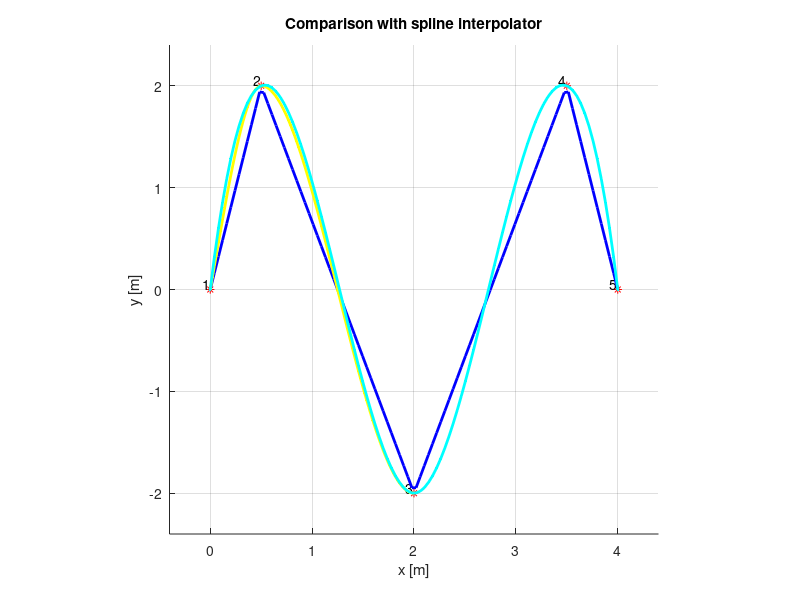

Source code (MATLAB): (Note: this script raises an error after producing the figure.)





%% MatLab: spline tutorial (Part1)
% Point-to-point Path generation (linear interpolation)
% -# The point-to-point strategy has its application for linear
%    interpolation between a point to another
%
% Path (Multipoint) generation (nonlinear interpolation)
% Trajectory (Path (nonlinear) and time (linear) interpolation)



%Note: The best strategy is to find a very simple format for storing. This
%      is not always the best solution but presently it avoids a debugging 
%      loss of time.
%e.g.

pos_xy=[0 0.5  2 3.5 4;
        0 2   -2 2   0];
  
      
% and plots the results for [0, 4]. 

figure(1), hold on, grid on
plot(pos_xy(1,:),pos_xy(2,:),'r*')

%Choice best limits for plotting
axis equal
AXIS=axis;
magAxisXY=1.1;
AxisFrameXY=(max(pos_xy(1,:))-min(pos_xy(1,:)))*(magAxisXY-1);
axis([min(pos_xy(1,:))-AxisFrameXY max(pos_xy(1,:))+AxisFrameXY AXIS(3)-AxisFrameXY AXIS(4)+AxisFrameXY])
%Plot labels and title
xlabel('x [m]') 
ylabel('y [m]')
point_labels = cellstr( num2str([1:numel(pos_xy)/2]') );  
text(pos_xy(1,:), pos_xy(2,:), point_labels, 'VerticalAlignment','bottom', 'HorizontalAlignment','right')
title('Points to be reached by the WMR')

%==========================================================================
% MATLAB "native" functions for path/trajectory planning: interp1 and spline.
%
% yi = interp1(x,y,xi,'spline'); 
%
% and
%
% yi = spline(x,y,xi);
%
% Both receive a set of data points (x,y) and return the values of the cubic
% spline interpolating function s(x) for the (intermediate) points xi given as
% the third input argument. 
%==========================================================================



% INTERP1
% =======
%
%      'nearest'  - nearest neighbor interpolation
%      'linear'   - linear interpolation
%      'spline'   - piecewise cubic spline interpolation (SPLINE)
%      'pchip'    - shape-preserving piecewise cubic interpolation
%      'cubic'    - same as 'pchip'
%      'v5cubic'  - the cubic interpolation from MATLAB 5, which does not
%                   extrapolate and uses 'spline' if X is not equally
%                   spaced.
%
%    YI = interp1(X,Y,XI,METHOD,'extrap') uses the interpolation algorithm
%    specified by METHOD to perform extrapolation for elements of XI outside
%    the interval spanned by X. 
% 
%    YI = interp1(X,Y,XI,METHOD,EXTRAPVAL) replaces the values outside of the 
%    interval spanned by X with EXTRAPVAL.  NaN and 0 are often used for 
%    EXTRAPVAL.  The default extrapolation behavior with four input arguments 
%    is 'extrap' for 'spline' and 'pchip' and EXTRAPVAL = NaN for the other 
%    methods.
% 
%    PP = interp1(X,Y,METHOD,'pp') will use the interpolation algorithm specified
%    by METHOD to generate the ppform (piecewise polynomial form) of Y. The
%    method may be any of the above METHOD except for 'v5cubic'. PP may then
%    be evaluated via PPVAL. PPVAL(PP,XI) is the same as
%    interp1(X,Y,XI,METHOD,'extrap').
    



% Point-to-point path generation (linear interpolation)
% =====================================================
%
%   One might consider to simply connect a set of positions (2 points at once)
%   of the WMR in the X,Y cartesian space.
%
%   (0, 0), (0.5, 2), (2, -2), (3.5, 2), (4, 0)
%
%   the linear interpolation is the only meaningful interpolation method 
%   for planning a path between 2 only points.

figure(1)
interp_method = 'linear'
if max(size(pos_xy))==1, disp('No move !!') %In the case of 1 point, there is no path !!
else
  Ns=100;
  xi=min(pos_xy(1,:)):abs(max(pos_xy(1,:))-min(pos_xy(1,:)))/(Ns-1):max(pos_xy(1,:));
  yi = interp1(pos_xy(1,:),pos_xy(2,:),xi,interp_method); 
  plot(xi,yi,'-b','linewidth',2) 
end
title('Point-to-point path generation (linear interpolation)')





% Path (or multipoint) generation (nonlinear interpolation)
% =====================================================
%
% One would rather to connect a set of positions occupied by the WMR in 
% the X,Y cartesian space considering different strategies for
% guaranteering different level of path "smoothing" between points.
%
%   (0, 0), (0.5, 2), (2, -2), (3.5, 2), (4, 0)
%
%     1         2        3         4       5
%
% For example it might be required to connect points 123 and 345 with a
% cubic interpolator.

%interp_method='nearest'   %nearest neighbor interpolation
%interp_method='linear'    %linear interpolation
%interp_method='spline'    %piecewise cubic spline interpolation (SPLINE)
%interp_method='pchip'     %shape-preserving piecewise cubic interpolation
interp_method='cubic'      %same as 'pchip' 
%interp_method='v5cubic'   %the cubic interpolation from MATLAB 5, which does not
                           %extrapolate and uses 'spline' if X is not equally spaced
Npoints=3;
         %Choosing npoints=3,
         %123 -> pivot 2
         %345 -> pivot 4

figure(1)
if max(size(pos_xy))==1, disp('No move !!')
else
  Ns=100;
  halfstep_l=floor((Npoints-1)/2); %half step
  halfstep_r=floor((Npoints-1)/2); %half step
  array_numiter=halfstep_l+1:Npoints:size(pos_xy,2)-halfstep_r;
  for numiter=array_numiter
    xi=min(pos_xy(1,numiter-halfstep_l:numiter+halfstep_r)):...
      abs(max(pos_xy(1,numiter-halfstep_l:numiter+halfstep_r))-min(pos_xy(1,numiter-halfstep_l:numiter+halfstep_r)))...
      /(Ns-1):max(pos_xy(1,numiter-halfstep_l:numiter+halfstep_r));
    yi = interp1(pos_xy(1,:),pos_xy(2,:),xi,interp_method); 
    plot(xi,yi,'.-y','linewidth',2)
  end
  if array_numiter(end)&&(mod(size(pos_xy,2),halfstep_r+halfstep_l)~=0)
    xi=min(pos_xy(1,numiter-halfstep_l:end)):...
      abs(max(pos_xy(1,numiter-halfstep_l:end))-min(pos_xy(1,numiter-halfstep_l:end)))...
      /(Ns-1):max(pos_xy(1,numiter-halfstep_l:end));
    yi = interp1(pos_xy(1,:),pos_xy(2,:),xi,interp_method); 
  end
end








% Path (or multipoint) generation (nonlinear interpolation)
% =====================================================
%
% One would rather to connect a set of positions occupied by the WMR in 
% the X,Y cartesian space considering different strategies for
% guaranteering different level of path "smoothing" between points.
%
%   (0, 0), (0.5, 2), (2, -2), (3.5, 2), (4, 0)
%
%     1         2        3         4       5
%
% For example it might be required to poduce the whole path at once !!
% 
%
%
%
% spline Cubic spline data interpolation.
%    PP = spline(X,Y) provides the piecewise polynomial form of the 
%    cubic spline interpolant to the data values Y at the data sites X,
%    for use with the evaluator PPVAL and the spline utility UNMKPP.
%    X must be a vector.
%    ...
%    ...
%

%splines (is cubic !!)
figure(1)
if max(size(pos_xy))==1, disp('No move !!')
else
  Ns=100; %Number of points
  xi=min(pos_xy(1,:)):abs(max(pos_xy(1,:))-min(pos_xy(1,:)))/(Ns-1):max(pos_xy(1,:));
  yi = spline(pos_xy(1,:),pos_xy(2,:),xi); 
  plot(xi,yi,'.-c','linewidth',2)
end
title('Comparison with spline interpolator')




% Path (or multipoint) generation (nonlinear interpolation) using Clothoid
% ========================================================================
%
% One would rather to connect a set of positions occupied by the WMR in 
% the X,Y cartesian space considering different strategies for
% guaranteering different level of path "smoothing" between points.
%
% However, the interesting feature of imposing maximum curvature (which is 
% typically assessed to the performance of the robot mechanics). This work
% is based on the code produced by 
%
%          Enrico Bertolazzi and Marco Frego                                  
%          Department of Industrial Engineering                               
%          University of Trento                                               
%          enrico.bertolazzi@unitn.it                                         
%          m.fregox@gmail.com  
%
% and freely available on-line.
% 
%==========================================================================
%Description: G1 fitting with clothoids
%
% The script buildClothoid implements the algorithm described in the paper
% G1 fitting with clothoids, Mathematical Methods in the Applied Sciences, 
% John Wiley & Sons, (2014), Ltd.
% http://onlinelibrary.wiley.com/doi/10.1002/mma.3114/abstract
% 
% Given two points and two direction associated with the points, 
% a clothoid, i.e. a curve with linear varying curvature is computed in such 
% a way it pass to the points with the prescribed direction. The solution in 
% general is not unique but chosing the one for which the angle direction 
% variation is less than 2*pi the solution is unique. The sofware solves the 
% nonlinear system associated to the fitting problem computing initial 
% curvature and its derivative with the lenght of the curve. An additional 
% routine for the computation of the points along a clothoid curve is added 
% for convenience.
% Usage: To compute curvature and length of a clothoid passing throught points 
%        P0=(x0,y0), P1=(x1,y1) with angles theta0 andtheta1 use the function 
%        buildClothoid
%
% [k,dk,L] = buildClothoid( x0, y0, theta0, x1, y1, theta1, tol ) ;
%
% The parameter tol (usually 1e-10) is a tolerance parameter used to stop 
% Newton iteration. The resulting curve can be described by the 6
% parameters:
% 
% -> (x0,y0) initial point 
% -> theta0 initial direction (angle)
% -> k initial curvature of the curve
% -> dk derivative of the cuvature along arc length
% -> L total length of the curve connecting P0 and P1
% -> to compute points along a clothoid curve use the function pointsOnClothoid
%
% XY = pointsOnClothoid( x0, y0, theta0, k, dk, L, npts ) ;
%
% This function uses the 5 parameters x0, y0, theta0, k, dk which indentify 
% the curve. The parameter L is used to determine length of the portion of 
% the curve to compute. The parameter npts is the number of points computed 
% along the curve.
% XY is a 2 x npts matrix whose columns are the points along the curve.
% To plot the computed curve use MATLAB plot command as usual:
%
% plot( XY(1,:), XY(2,:), '-r' ) ;
%
% Three sample scripts: TestN0, TestN1, TestN2 shows how to use the functions.
% 
%

x0 = pos_xy(1,1)
y0 = pos_xy(2,1)
x1 = pos_xy(1,2)
y1 = pos_xy(2,2)
theta0=pi/3
theta1=pi/3
tol=1e-10

npts=1000;
%Computes parameters of the clothoid from Ps and Pe
[k,dk,L] = buildClothoid(x0, y0, theta0, x1, y1, theta1, tol);
%Returns the path
XY = pointsOnClothoid(x0, y0, theta0, k, dk, L, npts) ;
%Visualize
%figure, 
plot(XY(1,:),XY(2,:))







% Trajectory generation (Path-> nonlinear geometry + time linear in time)
% =====================================================
%
% with Clothoid
% 
% 
% This work is re-using a part of the work carried out by Leuci & Amistadi
% during the 2013-2014 academic year.

t        = [0 1    2 3   4];
x        = [0 0.5  2 3.5 4];
y        = [0 2   -2 2   0];

theta(1) = 0;
theta(length(t)) = 0;
for i =2:length(t)-1
    theta(i) = atan(y(i)/x(i))+theta(i-1);
end

%addpath('Clotoid\G1fitting');

XYT = clothoid_traj(x, y, theta, t);

%% Plot
figure,
title('Trajectory produced using clothoid')
subplot(1,2,1), hold on, grid on
plot(x, t,'*r');
plot(XYT(1,:),XYT(3,:),'b');
legend('Points','Clothoid')
subplot(1,2,2), hold on, grid on
plot(y, t,'*r');
plot(XYT(2,:),XYT(3,:),'b');
legend('Points','Clothoid')
title('Trajectory produced using clothoid')

figure,
hold on, grid on
plot(x, y,'*r');
plot(XYT(1,:),XYT(2,:),'b');
title('Trajectory (x,y) produced using clothoid')



% Trajectory generation (Path-> nonlinear geometry + time linear in time)
% =====================================================
%
% with interp1/spline
% 
% 
%


Ts=0.01; %Sampling time -> t =  Ts x iteration + t0

for trajgentype = 1:3
  
if trajgentype==1
  
  %Ex. 1, Zig Zag
  t = [0 1 2 3 4 ]
  x = pos_xy(1,:)
  y = pos_xy(2,:)
  
elseif trajgentype==2
  
  %Ex. 2
  t = [0 1 2 3 4 5]
  x = [2 1 0 -1 -2 -1]
  y = [0 1 2  1  0 -1]
  
elseif trajgentype==3
  
  %Ex. 3
  t = [0 1 2 3 4 5 6 7 8]
  x = [1 1 1 0 -1 -1 -1 0 1]
  y = [1 0 -1 -1 -1  0 1 1 1]
  
%elseif trajgentype==4
%  
%  %Ex. 4: let see time-nonlinearities
%  t = [0 0.3 1.1 1.6 2.3 3.0 3.2 3.9 6.0];
%  x = [1 1 1 0 -1 -1 -1 0 1];
%  y = [1 0 -1 -1 -1  0 1 1 1];
  
else
  
  error('Wring input value of TRAJGENTYPE')
  
end


%PLAY WITH THIS SETTINGS
%npoints=3; %  <==== Link between this two values !!! npoints > Norder
npoints=max(size(t)); %  <==== Link between this two values !!! npoints > Norder
%Norder=1;  %  <====
%Norder=3:  %  <====
Norder=npoints; % <====

y2 = [];
x2 = [];
t2 = [];

npoints_tmax=length(t);
%for iterposition=1+npoints:length(t)
for iterposition=1+npoints:npoints:npoints_tmax
  t2t = [t(iterposition-npoints):Ts:t(iterposition)];
  x2 = [x2 polyval(polyfit(t(iterposition-npoints:iterposition),x(iterposition-npoints:iterposition),Norder),t2t)];
  y2 = [y2 polyval(polyfit(t(iterposition-npoints:iterposition),y(iterposition-npoints:iterposition),Norder),t2t)];
  t2 = [t2 t2t];
end
endingpoints=mod(npoints_tmax-1,npoints);
if endingpoints>0, 
  if npoints>1, npoints=endingpoints;
    Norder=npoints;
    t2t = [t(end-npoints):Ts:t(end)];
    x2 = [x2 polyval(polyfit(t(end-npoints:end),x(end-npoints:end),Norder),t2t)];
    y2 = [y2 polyval(polyfit(t(end-npoints:end),y(end-npoints:end),Norder),t2t)];
    t2 = [t2 t2t];
  else
    npoints=1;
    t2t = t(end-1):Ts:t(end);
    x2 = [x2 polyval(polyfit(t(end-1:end),x(end-1:end),Norder),t2t)];
    y2 = [y2 polyval(polyfit(t(end-1:end),y(end-1:end),Norder),t2t)];
    t2 = [t2 t2t];
  end
end


figure
title('Plot of y(t) and x(t)')
subplot(1,2,1), hold on, grid on
plot(t,x,'m*')
plot(t,y,'c*')
label_t2x2=plot(t2,x2,'co',t2,x2,'r');
label_t2y2=plot(t2,y2,'mo',t2,y2,'b');
legend([label_t2y2(2) label_t2x2(2)],'y(t)','x(t)')
%title('Plot of Data (Points) and Model (Line)')
xlabel('t [s]')
ylabel('s [m]')
subplot(1,2,2),hold on, grid on
label_x2y2=plot(x,y,'o',x2,y2,'g')
legend(label_x2y2(2),'Traj(x,y)')
xlabel('x [m]')
ylabel('y [m]')
axis equal
%axis square
AXIS=axis;
magAxisXY=1.1;
AxisFrameXY=max([(max(x2(1,:))-min(x2(1,:)))*(magAxisXY-1) (max(y2(1,:))-min(y2(1,:)))*(magAxisXY-1)]);
axis([min(x2(1,:))-AxisFrameXY max(x2(1,:))+AxisFrameXY min(y2(1,:))-AxisFrameXY max(y2(1,:))+AxisFrameXY])

title([' Iteration number ' num2str(trajgentype)])
end





%% MatLab: spline tutorial (Part2)
% Extraction of vel. and acc. from a path/trajectory
% Impose Ps/Pe, vel and acc. 
%
%


vx2 = [0 diff(x2)]; 
vy2 = [0 diff(y2)]; 
ax2 = [0 diff(vx2)]; 
ay2 = [0 diff(vy2)]; 
figure
title('Plot of y(t) and x(t)')
subplot(1,2,1), hold on, grid on
plot(t2,vx2,'m*')
plot(t2,vx2,'c*')
label_t2x2=plot(t2,vx2,'co',t2,vx2,'r');
label_t2y2=plot(t2,vy2,'mo',t2,vy2,'b');
legend([label_t2y2(2) label_t2x2(2)],'Vy(t)','Vx(t)')
title('Etraction of V_x and V_y from (x,y)')
xlabel('t [s]')
ylabel('v [m/s]')

title('Plot of y(t) and x(t)')
subplot(1,2,2), hold on, grid on
plot(t2,ax2,'m*')
plot(t2,ax2,'c*')
label_t2x2=plot(t2,ax2,'co',t2,ax2,'r');
label_t2y2=plot(t2,ay2,'mo',t2,ay2,'b');
legend([label_t2y2(2) label_t2x2(2)],'Ay(t)','Ax(t)')
title('Etraction of a_x and a_y from (x,y)')
xlabel('t [s]')
ylabel('a [m/s^2]')



% =====> Excercise during class:
% -> Impose (Ax,Vx,Sx) for obtaining path/trajectory with interp/splines
% -> Investigate difference between methods in meekAndWalton and tests for
%     clothoid.




% Trajectory generation (Path-> nonlinear geometry + time linear in time)
% =====================================================
%
% Similarly can be carried out by CSPLINES_KC
%


%csplines

%Special note:
% The section of this tutorial dedicated to the utilization of the built-in 
% "splines" has been developed looking at the original work of Yang, Cao, 
% Chung and Morris contained in "Applied numerical methods using Matlab"
%
%
% Also, append the statements that do the same job by using the routine 
% “cspline(x,y,KC)” (Section 3.5) with KC = 1, 2, and 3.


%Inputs
t1=[1 2 3 4 5]; %Temporal division
pos_xy=[0 0.5  2 3.5 4;
        0 2   -2 2   0];
      
xyt=[pos_xy; t1];
Ns=100; % discrete (1/Ns) = continuous(1/Fs) = continuous(Ts)
npoints=2;


if max(size(pos_xy))==1, disp('No move !!')
else
  xi=[];
  yi=[];
  ti=[];
  for iter=npoints:npoints-1:max(size(pos_xy))  %It is not possible 1 !!
    iter
    max(size(pos_xy))
    npoints
    ti_temp=xyt(3,iter-npoints+1):...
      abs(xyt(3,iter-npoints+1)-xyt(3,iter))/(Ns-1):xyt(3,iter);
    ti=[ti ti_temp];
    [xi_temp,S] = cspline_KC(xyt(3,iter-npoints+1:iter),...
      xyt(1,iter-npoints+1:iter),ti_temp,2,3,3);     
    [yi_temp,S] = cspline_KC(xyt(3,iter-npoints+1:iter),...
      xyt(2,iter-npoints+1:iter),ti_temp,2,3,3);
    xi = [xi xi_temp]; 
    yi = [yi yi_temp];
  end
  if iter<max(size(pos_xy))
     npoints=max(size(pos_xy))-iter+1;
     iter=max(size(pos_xy));
     ti_temp=xyt(3,iter-npoints+1):...
       abs(xyt(3,iter-npoints+1)-xyt(3,iter))/(Ns-1):xyt(3,iter);
      ti=[ti ti_temp];
      [xi_temp,S] = cspline_KC(xyt(3,iter-npoints+1:iter),...
        xyt(1,iter-npoints+1:iter),ti_temp,2,3,3);     
      [yi_temp,S] = cspline_KC(xyt(3,iter-npoints+1:iter),...
        xyt(2,iter-npoints+1:iter),ti_temp,2,3,3);
      xi = [xi xi_temp]; 
      yi = [yi yi_temp];
  end
  figure, hold on, grid on
  plot(pos_xy(1,:),pos_xy(2,:),'r*',xi,yi,'-b')
end










% TO DO: Next year !!!

% =========================================================================
% =========================================================================


% Dedicated: Robot Path Planning Using Cubic Spline

% Every object having a mass is subject to the law of inertia and so its
% speed described by the first derivative of its displacement with respect to
% time must be continuous in any direction. In this context, the cubic spline
% having the continuous derivatives up to second order presents a good basis
% for planning the robot path/trajectory. We will determine the path of a robot
% in such a way that the following conditions are satisfied:

%Problem:

% At time t = 0 s, the robot starts from its home position (0, 0) with zero 
% initial velocity, passing through the intermediate point (1, 1) at t = 1 s 
% and arriving at the final point (2, 4) at t = 2 s.

% On arriving at (2, 4), it starts the point at t = 2 s, stopping by the
% intermediate point (3, 3) at t = 3 s and arriving at the point (4, 2) at
% t = 4 s.

% On arriving at (4, 2), it starts the point, passing through the intermediate
% point (2,1) at t = 5 s and then returning to the home position (0, 0) at
% t = 6 s.
%
%
% More precisely, what we need is
%
%-> The spline interpolation matching the three points (0, 0),(1, 1),(2, 2) and
%   having zero velocity at both boundary points (0, 0) and (2, 2),
%
%-> The spline interpolation matching the three points (2, 2),(3, 3),(4, 4) and
%   having zero velocity at both boundary points (2, 2) and (4, 4), and
%
%-> The spline interpolation matching the three points (4, 4), (5, 2), (6, 0) and
%   having zero velocity at both boundary points (4, 4) and (6, 0) on the tx plane.
%
%
%On the ty plane, we need 
%
%-> The spline interpolation matching the three points (0, 0),(1, 1),(2, 4) and
%   having zero velocity at both boundary points (0, 0) and (2, 4),
%
%-> The spline interpolation matching the three points (2, 4),(3, 3),(4, 2) and
%   having zero velocity at both boundary points (2, 4) and (4, 2), and
%
%-> The spline interpolation matching the three points (4, 2),(5, 1),(6, 0) and
%   having zero velocity at both boundary points (4, 2) and (6, 0).

pos_xy(1,:)
pos_xy(2,:)

%x xdot x2dot
%x1=

%y ydot y2dot
%y1=

%robot_path
xyt=[0 1 2;
  0 1 4; 
  0 1 2]; 



ti1 = [xyt(1,3): 0.05: xyt(2,3)];
xi1 = cspline_KC(xyt(3,:),xyt(1,:),ti1); 
yi1 = cspline_KC(xyt(3,:),xyt(2,:),ti1);

xi2 = cspline_KC(xyt(3,:),xyt(1,:),ti1,1,0,0); 
yi2 = cspline_KC(xyt(3,:),xyt(2,:),ti1,1,0,0);

xi3 = cspline_KC(xyt(3,:),xyt(1,:),ti1,2,0,0); 
yi3 = cspline_KC(xyt(3,:),xyt(2,:),ti1,2,0,0);

figure
subplot(3,1,1), hold on, grid on
%plot(xi1,yi1,'k', xi2,yi2,'b', xi3,yi3, 'k')
%plot(xi1,ti1,'k', xi2,ti1,'b', xi3,ti1, 'k')
plot(ti1,xi1,'k', ti1,xi2,'b', ti1,xi3, 'k')

subplot(3,1,2), hold on, grid on
%plot([x1(1) x2(1) x3(1) x3(end)],[y1(1) y2(1) y3(1) y3(end)],'o')
%plot(yi1,ti1,'k', yi2,ti1,'b', yi3,ti1, 'k')
plot(ti1,yi1,'k', ti1,yi2,'b', ti1,yi3, 'k')

subplot(3,1,3), hold on, grid on
%plot([x1 x2 x3],[y1 y2 y3],'k+')
plot(yi1,xi1,'k', yi2,xi1,'b', yi3,xi1, 'k')

%axis([0 5 0 5])



%One-Dimensional Interpolation
%What do you have to give as the fourth input argument of the MATLAB
%built-in routine “interp1()” in order to get the same result as that would
%be obtained by using the following one-dimensional interpolation routine
%“intrp1()”? What letter would you see if you apply this routine to inter-
%polate the data points {(0,3), (1,0), (2,3), (3,0), (4,3)} for [0,4]?
function yi = intrp1(x,y,xi)
  M = length(x); Mi = length(xi);
  for mi = 1: Mi
    if xi(mi) < x(1), yi(mi) = y(1)-(y(2) - y(1))/(x(2) - x(1))*(x(1) - xi(mi));
    elseif xi(mi)>x(M)
      yi(mi) = y(M)+(y(M) - y(M - 1))/(x(M) - x(M-1))*(xi(mi) - x(M));
    else
      for m = 2:M
        if xi(mi) <= x(m)
          yi(mi) = y(m - 1)+(y(m) - y(m - 1))/(x(m) - x(m - 1))*(xi(mi) - x(m - 1));
          break;
        end
      end
    end
  end
end

%Least-Squares Curve Fitting
%(a) There are several nonlinear relations listed in Table 3.5, which
%can be linearized to fit the LS algorithm. The MATLAB routine
%“curve_fit()” implements all the schemes that use the LS method
%to find the parameters for the template relations, but the parts for the
%relations (1), (2), (7), (8), and (9) are missing. Supplement the missing
%parts to complete the routine.
%(b) The program “nm3p11.m” generates the 12 sets of data pairs according to
%various types of relations (functions), applies the routines
%“curve_fit()”/“lsqcurvefit()” to find the parameters of the template
%relations, and plots the data pairs on the fitting curves obtained from the
%template functions with the estimated parameters. Complete and run it
%to get the graphs like Fig. P3.11. Answer the following questions.

%(i) If any, find the case(s) where the results of using the two routines
%make a great difference. For the case(s), try with another initial
%guess th0 = [1 1] of parameters, instead of th0 = [0 0].
%(ii) If the MATLAB built-in routine “lsqcurvefit()” yields a bad
%result, does it always give you a warning message? How do you
%compare the two routines?


function [th,err,yi] = curve_fit(x,y,KC,C,xi,sig)
  % implements the various LS curve-fitting schemes in Table 3.5
  % KC = the # of scheme in Table 3.5
  % C = optional constant (final value) for KC! = 0 (nonlinear LS)
  %
  degree of approximate polynomial for KC = 0 (standard LS)
  % sig = the inverse of weighting factor for WLS
  Nx = length(x); x = x(:); y = y(:);
  if nargin == 6, sig = sig(:);
  elseif length(xi) == Nx, sig = xi(:); xi = x;
  else sig = ones(Nx,1);
  end
  if nargin < 5, xi = x; end; if nargin < 4 | C < 1, C = 1; end
  switch KC
    case 1
      
    case 2
      
    case {3,4}
      A(1:Nx,:) = [x./sig ones(Nx,1)./sig];
      RHS = log(y)./sig;
      th = A\RHS;
      yi = exp(th(1)*xi + th(2)); y2 = exp(th(1)*x + th(2));
      if KC == 3, th = exp([th(2) th(1)]);
      else th(2) = exp(th(2));
      end
    case 5
      if nargin < 5, C = max(y) + 1; end %final value
      A(1:Nx,:) = [x./sig ones(Nx,1)./sig];
      y1 = y; y1(find(y > C - 0.01)) = C - 0.01;
      RHS = log(C-y1)./sig;
      th = A\RHS;
      yi = C - exp(th(1)*xi + th(2)); y2 = C - exp(th(1)*x + th(2));
      th = [-th(1) exp(th(2))];
    case 6
      A(1:Nx,:) = [log(x)./sig ones(Nx,1)./sig];
      y1 = y; y1(find(y < 0.01)) = 0.01;
      RHS = log(y1)./sig;
      th = A\RHS;
      yi = exp(th(1)*log(xi) + th(2)); y2 = exp(th(1)*log(x) + th(2));
      th = [exp(th(2)) th(1)];
    case 7
    case 8
    case 9
    otherwise %standard LS with degree C
      A(1:Nx,C + 1) = ones(Nx,1)./sig;
      for n = C:-1:1, A(1:Nx,n) = A(1:Nx,n + 1).*x; end
      RHS = y./sig;
      th = A\RHS;
      yi = th(C+1); tmp = ones(size(xi));
      y2 = th(C+1); tmp2 = ones(size(x));
      for n = C:-1:1,
        tmp = tmp.*xi; yi = yi + th(n)*tmp;
        tmp2 = tmp2.*x; y2 = y2 + th(n)*tmp2;
      end
  end
  th = th(:)'; err = norm(y - y2);
  if nargout == 0, plot(x,y,'*', xi,yi,'k-'); end
  
  %nm3p11 to plot Fig.P3.11 by curve fitting
  clear
  x = [1: 20]*2 - 0.1; Nx = length(x);
  noise = rand(1,Nx) - 0.5; % 1xNx random noise generator
  xi = [1:40]-0.5; %interpolation points
  figure(1), clf
  a = 0.1; b = -1; c = -50;
  %Table 3.5(0)
  y = a*x.^2 + b*x + c + 10*noise(1:Nx);
  [th,err,yi] = curve_fit(x,y,0,2,xi); [a b c],th
  [a b c],th %if you want parameters
  f = inline('th(1)*x.^2 + th(2)*x+th(3)','th','x');
  [th,err] = lsqcurvefit(f,[0 0 0],x,y), yi1 = f(th,xi);
  subplot(321), plot(x,y,'*', xi,yi,'k', xi,yi1,'r')
  a = 2; b = 1; y = a./x + b + 0.1*noise(1:Nx); %Table 3.5(1)
  [th,err,yi] = curve_fit(x,y,1,0,xi); [a b],th
  f = inline('th(1)./x + th(2)','th','x');
  th0 = [0 0]; [th,err] = lsqcurvefit(f,th0,x,y), yi1 = f(th,xi);
  subplot(322), plot(x,y,'*', xi,yi,'k', xi,yi1,'r')
  a = -20; b = -9; y = b./(x+a) + 0.4*noise(1:Nx); %Table 3.5(2)
  [th,err,yi] = curve_fit(x,y,2,0,xi); [a b],th
  f = inline('th(2)./(x+th(1))','th','x');
  th0 = [0 0]; [th,err] = lsqcurvefit(f,th0,x,y), yi1 = f(th,xi);
  subplot(323), plot(x,y,'*', xi,yi,'k', xi,yi1,'r')
  a = 2.; b = 0.95; y = a*b.^x + 0.5*noise(1:Nx); %Table 3.5(3)
  [th,err,yi] = curve_fit(x,y,3,0,xi); [a b],th
  f = inline('th(1)*th(2).^x','th','x');
  th0 = [0 0]; [th,err] = lsqcurvefit(f,th0,x,y), yi1 = f(th,xi);
  subplot(324), plot(x,y,'*', xi,yi,'k', xi,yi1,'r')
  a = 0.1; b = 1; y = b*exp(a*x) +2*noise(1:Nx); %Table 3.5(4)
  [th,err,yi] = curve_fit(x,y,4,0,xi); [a b],th
  f = inline('th(2)*exp(th(1)*x)','th','x');
  th0 = [0 0]; [th,err] = lsqcurvefit(f,th0,x,y), yi1 = f(th,xi);
  subplot(325), plot(x,y,'*', xi,yi,'k', xi,yi1,'r')
  a = 0.1; b = 1;
  %Table 3.5(5)
  y = -b*exp(-a*x); C = -min(y)+1; y = C + y + 0.1*noise(1:Nx);
  [th,err,yi] = curve_fit(x,y,5,C,xi); [a b],th
  f = inline('1-th(2)*exp(-th(1)*x)','th','x');
  th0 = [0 0]; [th,err] = lsqcurvefit(f,th0,x,y), yi1 = f(th,xi);
  subplot(326), plot(x,y,'*', xi,yi,'k', xi,yi1,'r')
  figure(2), clf
  a = 0.5; b = 0.5; y = a*x.^b +0.2*noise(1:Nx); %Table 3.5(6a)
  [th,err,yi] = curve_fit(x,y,0,2,xi); [a b],th
  f = inline('th(1)*x.^th(2)','th','x');
  th0 = [0 0]; [th,err] = lsqcurvefit(f,th0,x,y), yi1 = f(th,xi);
  subplot(321), plot(x,y,'*', xi,yi,'k', xi,yi1,'r')
  a = 0.5; b = -0.5;
  %Table 3.5(6b)
  y = a*x.^b + 0.05*noise(1:Nx);
  [th,err,yi] = curve_fit(x,y,6,0,xi); [a b],th
  f = inline('th(1)*x.^th(2)','th','x');
  th0 = [0 0]; [th,err] = lsqcurvefit(f,th0,x,y), yi1 = f(th,xi);
  sub
  plot(322), plot(x,y,'*', xi,yi,'k', xi,yi1,'r')
end
%(cf) If there is no theoretical basis on which we can infer the physical relation
%between the variables, how do we determine the candidate function suitable
%for fitting the data pairs? We can plot the graph of data pairs and choose one
%of the graphs in Fig. P3.11 which is closest to it and choose the corresponding
%template function as the candidate fitting function.

%3.12 Two-Dimensional Interpolation
%Compose a routine “z = find_depth(xi,yi)” that finds the depth z of a
%geological stratum at a point (xi,yi) given as the input arguments, based
%on the data in Problem 1.4.

%(cf) If you have no idea, insert just one statement involving ‘interp2()' into
%the program ‘nm1p04.m' (Problem 1.4) and fit it into the format of a MAT-
%LAB function.
%3.13 Polynomial Curve Fitting by Least Squares and Persistent Excitation
%Suppose the theoretical (true) relationship between the input x and the
%output y is known as
%y =x+2
%(P3.13.1)
%Charley measured the output data y 10 times for the same input value
%x = 1 by using a gauge whose measurement errors has a uniform distribu-
%tion U[−0.5, +0.5]. He made the following MATLAB program “nm3p13”,
%which uses the routine “polyfits()” to find a straight line fitting the data.
%(a) Check the following program and modify it if needed. Then, run the
%program and see the result. Isn't it beyond your imagination? If you use
%
%the MATLAB built-in function “polyfit()”, does it get any better?
%nm3p13.m
%
%tho = [1 2]; %true parameter
%x = ones(1,10); %the unchanged input
%y = tho(1)*x + tho(2)+(rand(size(x)) - 0.5);
%th_ls = polyfits(x,y,1); %uses the MATLAB routine in Sec.3.8.2
% polyfit(x,y,1) %uses MATLAB built-in function
%(b) Note that substituting Eq. (3.8.2) into Eq.(3.8.3) yields
























